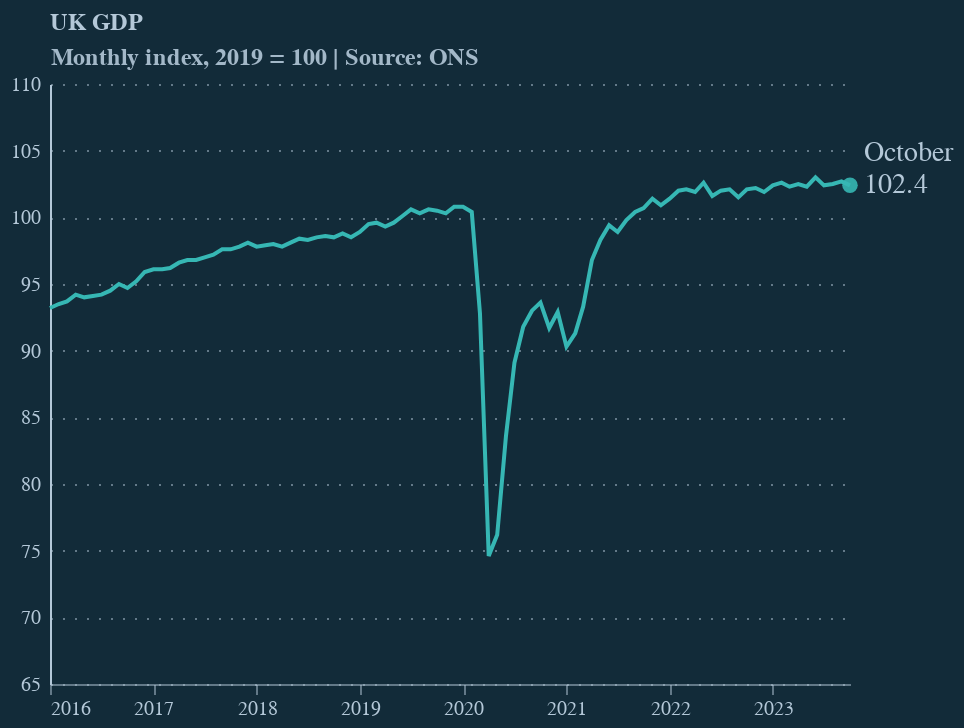

The code cell stored with this chart in its notebook:
### Code cell
# create chart using Altair

start_date = '2016-01-01'

chart = alt.Chart(df_ecy2[df_ecy2['date'] >= start_date]).mark_line(color=line_colour).encode(
    x=alt.X(
        'date:T',
        axis=alt.Axis(
            labelColor=detail,
            tickColor=detail,
            domainColor=detail,
            domainOpacity=0.5,
            grid=False,
            labelAngle=0,
            tickCount=10,
            tickOpacity=0.5,
            title=None
        )
    ),
    y=alt.Y(
        'value:Q',
        axis=alt.Axis(
            labelColor=detail,
            tickColor=detail,
            domainColor=detail,
            gridColor=detail,
            gridDash=[1, 5],
            gridOpacity=0.5,
            labelPadding=5,
            tickCount=8,
            tickOpacity=0.5,
            ticks=False,
            title='Monthly index, 2019 = 100 | Source: ONS',
            titleAlign='left',
            titleAngle=0,
            titleBaseline='bottom',
            titleColor=detail,
            titleFontSize=12,
            titleOpacity=0.9,
            titleX=0,
            titleY=-7
        ),
        scale=alt.Scale(zero=False, padding=45)
    )
).properties(
    width = 400,
    height = 300,
    title = 'UK GDP'
)

# Add a point on at the last data point
# First filter the data to get the last data point
# Then add a point on the chart
last_point = df_ecy2[df_ecy2['date'] == df_ecy2['date'].max()].copy()

point = alt.Chart(last_point).mark_point(color=line_colour, size=60, opacity=0.9, filled=True).encode(
    x=alt.X('date:T'),
    y=alt.Y('value:Q')
)

# Now let's add text to the point
# add a column to `last_point` dataframe with the text we want to display
last_point['text'] = last_point['value'].apply(lambda x: f'{x:.1f}')

text_value = point.mark_text(
    align='left',
    baseline='middle',
    dx=7,
    dy=0,
    color=detail,
    fontSize=14,
).encode(
    text='text'
)

text_month = point.mark_text(
    align='left',
    baseline='middle',
    dx=7,
    dy=-16,
    color=detail,
    fontSize=14,
).encode(
    text='month'
)

chart = chart + point + text_month + text_value


chart = chart.configure(
    font='Circular Std',
    background=background
).configure_title(
    anchor='start',
    dx=20,
    fontSize=12,
    subtitleFontSize=12,
    color=detail,
    subtitleColor='#000000'
).configure_view(
    stroke=None
)

chart.display()

### Figure 1 — Vega-Lite specification as saved in the notebook (floating-point values rounded to 4 significant figures)
{"config": {"view": {"continuousWidth": 300, "continuousHeight": 300, "stroke": null}, "background": "#122b39", "font": "Circular Std", "title": {"anchor": "start", "color": "#b4c8d8", "dx": 20, "fontSize": 12, "subtitleColor": "#000000", "subtitleFontSize": 12}}, "layer": [{"data": {"name": "data-ecd7a980f1e25fd2f031c075a0a34306"}, "mark": {"type": "line", "color": "#36b7b4"}, "encoding": {"x": {"axis": {"domainColor": "#b4c8d8", "domainOpacity": 0.5, "grid": false, "labelAngle": 0, "labelColor": "#b4c8d8", "tickColor": "#b4c8d8", "tickCount": 10, "tickOpacity": 0.5, "title": null}, "field": "date", "type": "temporal"}, "y": {"axis": {"domainColor": "#b4c8d8", "gridColor": "#b4c8d8", "gridDash": [1, 5], "gridOpacity": 0.5, "labelColor": "#b4c8d8", "labelPadding": 5, "tickColor": "#b4c8d8", "tickCount": 8, "tickOpacity": 0.5, "ticks": false, "title": "Monthly index, 2019 = 100 | Source: ONS", "titleAlign": "left", "titleAngle": 0, "titleBaseline": "bottom", "titleColor": "#b4c8d8", "titleFontSize": 12, "titleOpacity": 0.9, "titleX": 0, "titleY": -7}, "field": "value", "scale": {"padding": 45, "zero": false}, "type": "quantitative"}}, "title": "UK GDP"}, {"data": {"name": "data-3c3e9ebf1f85e2dd0d7e90f4468b5f61"}, "mark": {"type": "point", "color": "#36b7b4", "filled": true, "opacity": 0.9, "size": 60}, "encoding": {"x": {"field": "date", "type": "temporal"}, "y": {"field": "value", "type": "quantitative"}}}, {"data": {"name": "data-3c3e9ebf1f85e2dd0d7e90f4468b5f61"}, "mark": {"type": "text", "align": "left", "baseline": "middle", "color": "#b4c8d8", "dx": 7, "dy": -16, "fontSize": 14}, "encoding": {"text": {"field": "month", "type": "nominal"}, "x": {"field": "date", "type": "temporal"}, "y": {"field": "value", "type": "quantitative"}}}, {"data": {"name": "data-3c3e9ebf1f85e2dd0d7e90f4468b5f61"}, "mark": {"type": "text", "align": "left", "baseline": "middle", "color": "#b4c8d8", "dx": 7, "dy": 0, "fontSize": 14}, "encoding": {"text": {"field": "text", "type": "nominal"}, "x": {"field": "date", "type": "temporal"}, "y": {"field": "value", "type": "quantitative"}}}], "height": 300, "width": 400, "$schema": "https://vega.github.io/schema/vega-lite/v5.16.3.json", "datasets": {"data-ecd7a980f1e25fd2f031c075a0a34306": [{"date": "2016-01-01T00:00:00", "month": "January", "value": 93.2, "year": "2016"}, {"date": "2016-02-01T00:00:00", "month": "February", "value": 93.5, "year": "2016"}, {"date": "2016-03-01T00:00:00", "month": "March", "value": 93.7, "year": "2016"}, {"date": "2016-04-01T00:00:00", "month": "April", "value": 94.2, "year": "2016"}, {"date": "2016-05-01T00:00:00", "month": "May", "value": 94.0, "year": "2016"}, {"date": "2016-06-01T00:00:00", "month": "June", "value": 94.1, "year": "2016"}, {"date": "2016-07-01T00:00:00", "month": "July", "value": 94.2, "year": "2016"}, {"date": "2016-08-01T00:00:00", "month": "August", "value": 94.5, "year": "2016"}, {"date": "2016-09-01T00:00:00", "month": "September", "value": 95.0, "year": "2016"}, {"date": "2016-10-01T00:00:00", "month": "October", "value": 94.7, "year": "2016"}, {"date": "2016-11-01T00:00:00", "month": "November", "value": 95.2, "year": "2016"}, {"date": "2016-12-01T00:00:00", "month": "December", "value": 95.9, "year": "2016"}, {"date": "2017-01-01T00:00:00", "month": "January", "value": 96.1, "year": "2017"}, {"date": "2017-02-01T00:00:00", "month": "February", "value": 96.1, "year": "2017"}, {"date": "2017-03-01T00:00:00", "month": "March", "value": 96.2, "year": "2017"}, {"date": "2017-04-01T00:00:00", "month": "April", "value": 96.6, "year": "2017"}, {"date": "2017-05-01T00:00:00", "month": "May", "value": 96.8, "year": "2017"}, {"date": "2017-06-01T00:00:00", "month": "June", "value": 96.8, "year": "2017"}, {"date": "2017-07-01T00:00:00", "month": "July", "value": 97.0, "year": "2017"}, {"date": "2017-08-01T00:00:00", "month": "August", "value": 97.2, "year": "2017"}, {"date": "2017-09-01T00:00:00", "month": "September", "value": 97.6, "year": "2017"}, {"date": "2017-10-01T00:00:00", "month": "October", "value": 97.6, "year": "2017"}, {"date": "2017-11-01T00:00:00", "month": "November", "value": 97.8, "year": "2017"}, {"date": "2017-12-01T00:00:00", "month": "December", "value": 98.1, "year": "2017"}, {"date": "2018-01-01T00:00:00", "month": "January", "value": 97.8, "year": "2018"}, {"date": "2018-02-01T00:00:00", "month": "February", "value": 97.9, "year": "2018"}, {"date": "2018-03-01T00:00:00", "month": "March", "value": 98.0, "year": "2018"}, {"date": "2018-04-01T00:00:00", "month": "April", "value": 97.8, "year": "2018"}, {"date": "2018-05-01T00:00:00", "month": "May", "value": 98.1, "year": "2018"}, {"date": "2018-06-01T00:00:00", "month": "June", "value": 98.4, "year": "2018"}, {"date": "2018-07-01T00:00:00", "month": "July", "value": 98.3, "year": "2018"}, {"date": "2018-08-01T00:00:00", "month": "August", "value": 98.5, "year": "2018"}, {"date": "2018-09-01T00:00:00", "month": "September", "value": 98.6, "year": "2018"}, {"date": "2018-10-01T00:00:00", "month": "October", "value": 98.5, "year": "2018"}, {"date": "2018-11-01T00:00:00", "month": "November", "value": 98.8, "year": "2018"}, {"date": "2018-12-01T00:00:00", "month": "December", "value": 98.5, "year": "2018"}, {"date": "2019-01-01T00:00:00", "month": "January", "value": 98.9, "year": "2019"}, {"date": "2019-02-01T00:00:00", "month": "February", "value": 99.5, "year": "2019"}, {"date": "2019-03-01T00:00:00", "month": "March", "value": 99.6, "year": "2019"}, {"date": "2019-04-01T00:00:00", "month": "April", "value": 99.3, "year": "2019"}, {"date": "2019-05-01T00:00:00", "month": "May", "value": 99.6, "year": "2019"}, {"date": "2019-06-01T00:00:00", "month": "June", "value": 100.1, "year": "2019"}, {"date": "2019-07-01T00:00:00", "month": "July", "value": 100.6, "year": "2019"}, {"date": "2019-08-01T00:00:00", "month": "August", "value": 100.3, "year": "2019"}, {"date": "2019-09-01T00:00:00", "month": "September", "value": 100.6, "year": "2019"}, {"date": "2019-10-01T00:00:00", "month": "October", "value": 100.5, "year": "2019"}, {"date": "2019-11-01T00:00:00", "month": "November", "value": 100.3, "year": "2019"}, {"date": "2019-12-01T00:00:00", "month": "December", "value": 100.8, "year": "2019"}, {"date": "2020-01-01T00:00:00", "month": "January", "value": 100.8, "year": "2020"}, {"date": "2020-02-01T00:00:00", "month": "February", "value": 100.4, "year": "2020"}, {"date": "2020-03-01T00:00:00", "month": "March", "value": 92.8, "year": "2020"}, {"date": "2020-04-01T00:00:00", "month": "April", "value": 74.6, "year": "2020"}, {"date": "2020-05-01T00:00:00", "month": "May", "value": 76.2, "year": "2020"}, {"date": "2020-06-01T00:00:00", "month": "June", "value": 83.6, "year": "2020"}, {"date": "2020-07-01T00:00:00", "month": "July", "value": 89.1, "year": "2020"}, {"date": "2020-08-01T00:00:00", "month": "August", "value": 91.8, "year": "2020"}, {"date": "2020-09-01T00:00:00", "month": "September", "value": 93.0, "year": "2020"}, {"date": "2020-10-01T00:00:00", "month": "October", "value": 93.6, "year": "2020"}, {"date": "2020-11-01T00:00:00", "month": "November", "value": 91.7, "year": "2020"}, {"date": "2020-12-01T00:00:00", "month": "December", "value": 92.9, "year": "2020"}, {"date": "2021-01-01T00:00:00", "month": "January", "value": 90.3, "year": "2021"}, {"date": "2021-02-01T00:00:00", "month": "February", "value": 91.3, "year": "2021"}, {"date": "2021-03-01T00:00:00", "month": "March", "value": 93.3, "year": "2021"}, {"date": "2021-04-01T00:00:00", "month": "April", "value": 96.8, "year": "2021"}, {"date": "2021-05-01T00:00:00", "month": "May", "value": 98.3, "year": "2021"}, {"date": "2021-06-01T00:00:00", "month": "June", "value": 99.4, "year": "2021"}, {"date": "2021-07-01T00:00:00", "month": "July", "value": 98.9, "year": "2021"}, {"date": "2021-08-01T00:00:00", "month": "August", "value": 99.8, "year": "2021"}, {"date": "2021-09-01T00:00:00", "month": "September", "value": 100.4, "year": "2021"}, {"date": "2021-10-01T00:00:00", "month": "October", "value": 100.7, "year": "2021"}, {"date": "2021-11-01T00:00:00", "month": "November", "value": 101.4, "year": "2021"}, {"date": "2021-12-01T00:00:00", "month": "December", "value": 100.9, "year": "2021"}, {"date": "2022-01-01T00:00:00", "month": "January", "value": 101.4, "year": "2022"}, {"date": "2022-02-01T00:00:00", "month": "February", "value": 102.0, "year": "2022"}, {"date": "2022-03-01T00:00:00", "month": "March", "value": 102.1, "year": "2022"}, {"date": "2022-04-01T00:00:00", "month": "April", "value": 101.9, "year": "2022"}, {"date": "2022-05-01T00:00:00", "month": "May", "value": 102.6, "year": "2022"}, {"date": "2022-06-01T00:00:00", "month": "June", "value": 101.6, "year": "2022"}, {"date": "2022-07-01T00:00:00", "month": "July", "value": 102.0, "year": "2022"}, {"date": "2022-08-01T00:00:00", "month": "August", "value": 102.1, "year": "2022"}, {"date": "2022-09-01T00:00:00", "month": "September", "value": 101.5, "year": "2022"}, {"date": "2022-10-01T00:00:00", "month": "October", "value": 102.1, "year": "2022"}, {"date": "2022-11-01T00:00:00", "month": "November", "value": 102.2, "year": "2022"}, {"date": "2022-12-01T00:00:00", "month": "December", "value": 101.9, "year": "2022"}, {"date": "2023-01-01T00:00:00", "month": "January", "value": 102.4, "year": "2023"}, {"date": "2023-02-01T00:00:00", "month": "February", "value": 102.6, "year": "2023"}, {"date": "2023-03-01T00:00:00", "month": "March", "value": 102.3, "year": "2023"}, {"date": "2023-04-01T00:00:00", "month": "April", "value": 102.5, "year": "2023"}, {"date": "2023-05-01T00:00:00", "month": "May", "value": 102.3, "year": "2023"}, {"date": "2023-06-01T00:00:00", "month": "June", "value": 103.0, "year": "2023"}, {"date": "2023-07-01T00:00:00", "month": "July", "value": 102.4, "year": "2023"}, {"date": "2023-08-01T00:00:00", "month": "August", "value": 102.5, "year": "2023"}, {"date": "2023-09-01T00:00:00", "month": "September", "value": 102.7, "year": "2023"}, {"date": "2023-10-01T00:00:00", "month": "October", "value": 102.4, "year": "2023"}], "data-3c3e9ebf1f85e2dd0d7e90f4468b5f61": [{"date": "2023-10-01T00:00:00", "month": "October", "value": 102.4, "year": "2023", "text": "102.4"}]}}
